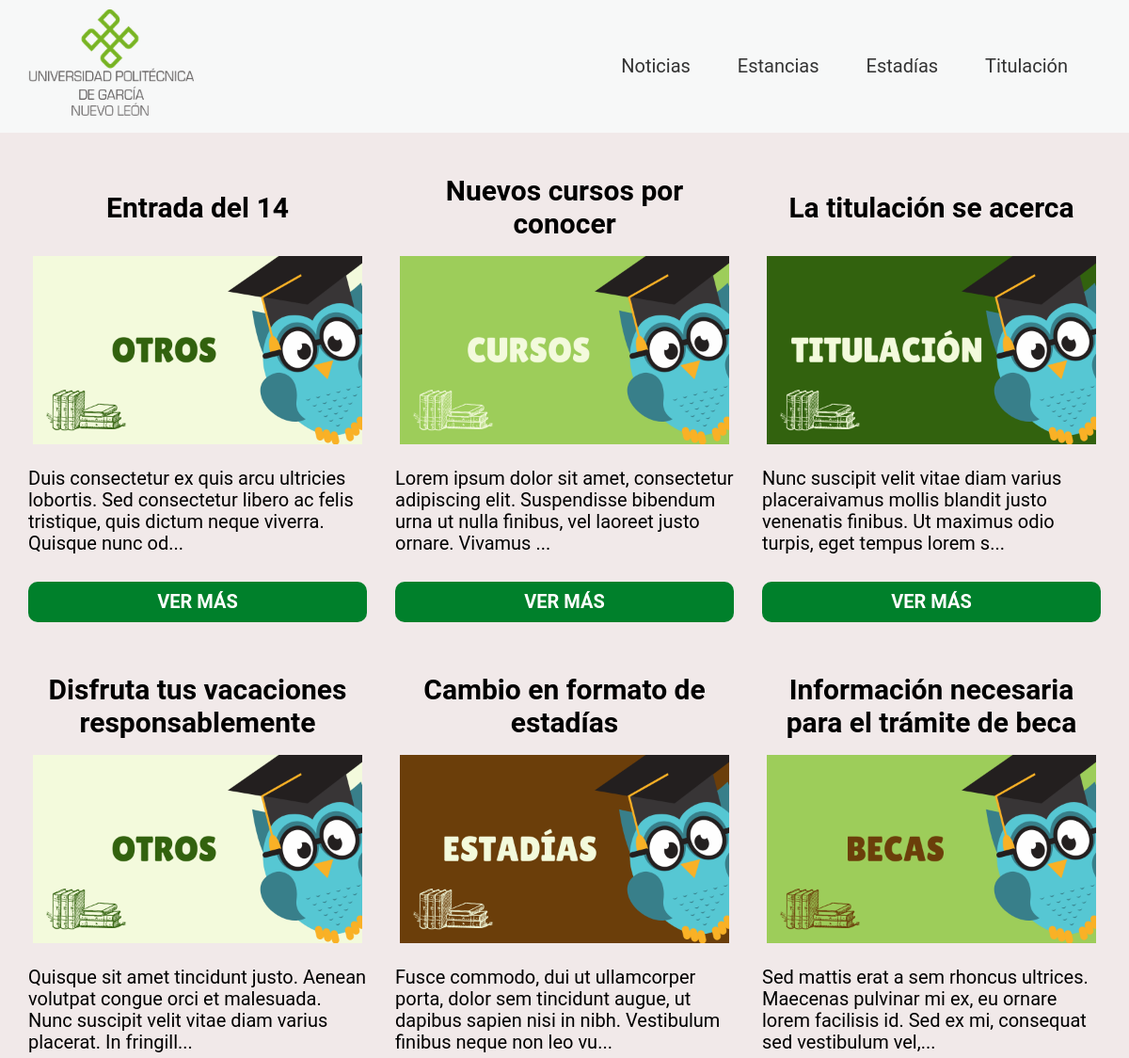
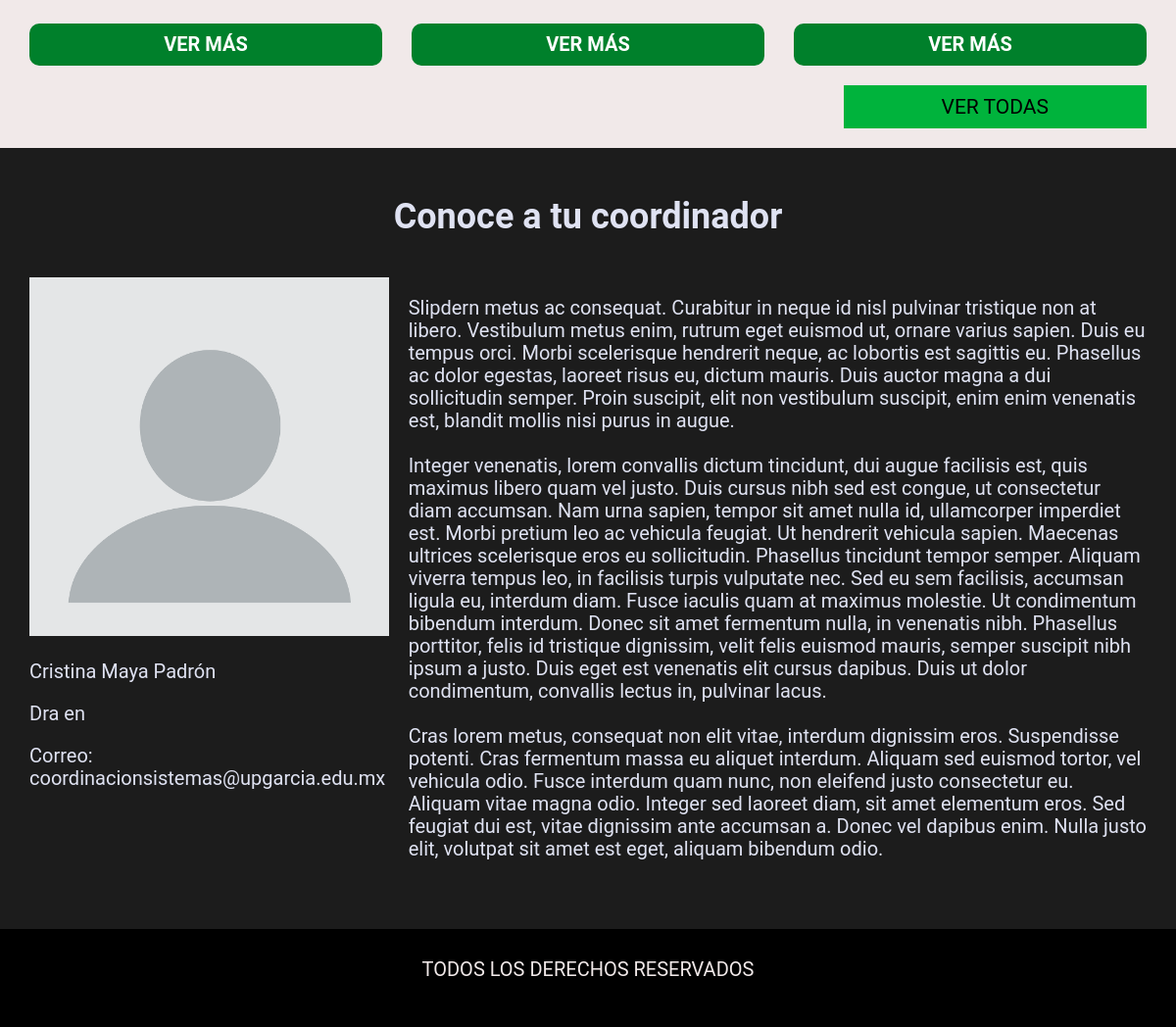
/portalCoordinadoresUPG/principal.php?carrera=sistemas, run on the app's committed database (2 pictures, top to bottom).
### tables this page shows
CREATE TABLE `entradas` (
  `id` int(11) NOT NULL AUTO_INCREMENT,
  `carrera` varchar(60) DEFAULT NULL,
  `titulo` varchar(100) DEFAULT NULL,
  `texto` longtext,
  `imagen` varchar(200) DEFAULT NULL,
  `fecha` date DEFAULT NULL,
  `filtro` varchar(45) DEFAULT NULL,
  PRIMARY KEY (`id`)
);

CREATE TABLE `perfiles` (
  `id` int(1) DEFAULT NULL,
  `nombre` varchar(80) DEFAULT NULL,
  `formacion` varchar(255) DEFAULT NULL,
  `correo` varchar(255) DEFAULT NULL,
  `imagen` varchar(200) DEFAULT NULL,
  `descripcion` longtext,
  `carrera` varchar(20) DEFAULT NULL
);

### portalCoordinadoresUPG/includes/templates/entradas.php (the view, shortened to what this page needs)
<?php
    $carrera = $_GET['carrera'];
    $db = conectarDB();
    $query = "SELECT * FROM entradas WHERE carrera = '${carrera}' ORDER BY id DESC LIMIT ${limite};";
    $resultado = mysqli_query($db, $query);
?>
    <?php while($entrada = mysqli_fetch_assoc($resultado)): ?>
        <article class="entrada">
            <h3 class="titulo-entrada"><?php echo $entrada['titulo']; ?></h3>
            <div class="imagen-responsiva">
            <?php if($entrada['imagen']) : ?>
                <a href="entrada.php?id=<?php echo $entrada['id'] . '&carrera=' . $carrera;?>">
                    <img class="imagen-entrada" src="<?php echo "imagenes/" . $entrada['imagen']; ?>"  alt="Imagen Entrada">
                </a>
            <?php endif ?>
            </div>
            <?php $puntos = strlen($entrada['texto']) > 120 ? '...' : '';?>
            <p class="texto-entrada"><?php echo substr($entrada['texto'],0,$caracteres) . $puntos;?></p>
            <button class="btn btn-vermas"><a href="entrada.php?id=<?php echo $entrada['id'] . '&carrera=' . $carrera;?>">Ver Más</a></button>
        </article>
    <?php endwhile; ?>

### portalCoordinadoresUPG/principal.php (shortened to what this page needs)
<?php
    $carrera = $_GET['carrera'];
?>
<!DOCTYPE html>
<html lang="es">
<head>
    <link rel="stylesheet" href="build/css/app.css">
</head>
<body>
    <?php require 'includes/templates/header.php';?>
    <section class="seccion-entradas">
        <div class="contenedor contenido-entradas">
            <?php
                $limite = 6;
                $caracteres = 135;
                include 'includes/templates/entradas.php';
            ?>
        </div>
        <div class="contenedor btn-final">
            <button class="btn btn-noticias"><a href="noticias.php?carrera=<?php echo $carrera;?>">Ver Todas</a></button>
        </div>
    </section>
    <section class="seccion-perfil">
        <?php include 'includes/templates/perfil.php'; ?>
    </section>
    <footer class="footer">
        <p class="derechos">TODOS LOS DERECHOS RESERVADOS</p>
        <a class="acceso" href="login.php?carrera=<?php echo $carrera;?>">Administrador</a>
    </footer>
</body>
</html>

### portalCoordinadoresUPG/includes/templates/header.php (shortened to what this page needs)
<header class="header">
        <div class="contenedor contenido-header">
            <div class="celular">
                <a href="principal.php?carrera=<?php echo $carrera; ?>"><img src="build/img/LogoUPG.png" alt="LogoUPG"></a>
            </div>
            <nav class="nav">
                <ul class="lista">
                    <li class="links">
                        <a href="<?php echo 'noticias.php?carrera=' . $carrera;?>">Noticias</a>
                    </li>
                    <li class="links">
                        <a href="<?php echo 'seccion.php?carrera=' . $carrera . '&seccion=estancias';?>">Estancias</a>
                    </li>
                    <li class="links">
                        <a href="<?php echo 'seccion.php?carrera=' . $carrera . '&seccion=estadias';?>">Estadías</a>
                    </li>
                    <li class="links">
                        <a href="<?php echo 'seccion.php?carrera=' . $carrera . '&seccion=titulacion';?>">Titulación</a>
                    </li>
                </ul>
            </nav>
        </div>
    </header>

### portalCoordinadoresUPG/includes/templates/perfil.php
<?php
    $carrera = $_GET['carrera'];
    $query = "SELECT * FROM perfiles WHERE carrera = '${carrera}';";
    $resultado = mysqli_query($db, $query);
    $perfil = mysqli_fetch_assoc($resultado);
?>
<div class="contenedor">
    <h2 class="perfil titulo-perfil">Conoce a tu coordinador</h2>
    <div class="contenido-perfil">
        <div>
            <img class="perfil imagen-perfil" src="<?php echo "imagenes/" . $perfil['imagen']; ?>"  alt="Imagen Entrada">
            <p class="perfil nombre-perfil"><?php echo $perfil['nombre']; ?></p>
            <p class="perfil formacion-perfil"><?php echo $perfil['formacion']; ?></p>
            <p class="perfil contacto-perfil"><span>Correo:</span> <?php echo $perfil['correo']; ?></p>
        </div>
        <p class="perfil descripcion-perfil"><?php echo str_replace("\n", "<br>", $perfil['descripcion']); ?></p>
    </div>
</div>

### portalCoordinadoresUPG/build/css/app.css (style rules this page uses)
html { line-height: 1.15; -webkit-text-size-adjust: 100%; }
body { margin: 0; }
a { background-color: transparent; }
img { border-style: none; }
button, input, optgroup, select, textarea { font-family: inherit; font-size: 100%; line-height: 1.15; margin: 0; }
button, input { overflow: visible; }
button, select { text-transform: none; }
button, [type=button], [type=reset], [type=submit] { -webkit-appearance: button; }
html { font-size: 62.5%; box-sizing: border-box; scroll-behavior: smooth; }
*, *:before, *:after { box-sizing: inherit; }
body { font-family: "Roboto", sans-serif; font-size: 1.6rem; }
p { font-size: 2rem; color: #000; }
.contenedor { max-width: 120rem; width: 95%; margin: 0 auto; }
a { text-decoration: none; }
img { max-width: 100%; }
h1, h2, h3 { margin: 0; }
h2 { font-size: 3.6rem; text-align: center; }
h3 { font-size: 3rem; text-align: center; }
.btn { padding: 1rem 3rem; text-align: center; border: none; text-transform: uppercase; }
.celular { display: flex; justify-content: space-between; align-items: center; }
.celular img { max-width: 12rem; padding: 1rem 0; }
@media (min-width: 768px) { .celular img { max-width: 18rem; } }
.nav { display: none; }
@media (min-width: 768px) { .nav { display: block; } }
.nav .lista { display: flex; list-style: none; flex-direction: column; align-items: center; }
@media (min-width: 768px) { .nav .lista { flex-direction: row; justify-content: space-evenly; margin: 0; padding: 0; } }
.nav .links { padding: 2rem; }
@media (min-width: 768px) { .nav .links { margin-right: 2rem; padding: 0; } }
.nav .links a { font-size: 2rem; color: #333; line-height: 3rem; padding: 1rem 1.5rem; }
.header { background-color: #f7f8f8; }
@media (min-width: 768px) { .contenido-header { display: flex; align-items: center; justify-content: space-between; } }
.seccion-entradas { background-color: #f1e9e9; padding: 2rem 0; }
@media (min-width: 480px) { .contenido-entradas { display: grid; gap: 3rem; grid-auto-flow: dense; grid-template-columns: repeat(auto-fill, minmax(30rem, 1fr)); } }
.contenido-entradas .entrada { padding-top: 1rem; filter: brightness(100%); animation: escalar 1s infinite alternate; height: 50rem; display: flex; flex-direction: column; justify-content: space-between; align-items: center; }
.contenido-entradas .entrada .imagen-entrada { height: 20rem; width: 100%; object-fit: cover; }
.contenido-entradas .titulo-entrada { width: 100%; display: flex; flex-direction: column; align-items: center; justify-content: center; min-height: 10rem; }
.contenido-entradas .texto-entrada { height: 10rem; }
.btn-vermas { background-color: #00802b; color: #FFF; font-weight: 700; width: 100%; font-size: 2rem; border-radius: 1rem; transform: translateX(0); }
.btn-vermas:before { content: ""; position: absolute; width: 70%; left: 15%; top: 100%; height: 1rem; background-image: radial-gradient(ellipse, rgba(0, 0, 0, 0.35) 0%, rgba(0, 0, 0, 0) 80%); transition: 0.4s; opacity: 0; }
.btn-vermas a { color: #FFF; padding: 1rem 7rem; }
.btn-noticias { margin-top: 1rem; background-color: #00b33c; }
.btn-noticias a { color: #000; font-size: 2.1rem; padding: 1rem 7rem; }
.btn-final { margin-top: 1rem; display: flex; justify-content: flex-end; position: inherit; }
.seccion-perfil { padding: 5rem 0; background-color: #1c1c1c; }
@media (min-width: 768px) { .contenido-perfil { display: grid; gap: 2rem; grid-template-columns: repeat(3, 1fr); } }
@media (min-width: 768px) { .contenido-perfil .descripcion-perfil { grid-column: 2/4; } }
.titulo-perfil { padding-bottom: 4rem; }
.perfil { color: #DFE2F2; }
.footer { background-color: #000; height: 10rem; padding-bottom: 0; padding-top: 0; margin-top: -2rem; }
.footer .derechos { color: #f1e9e9; text-align: center; padding-top: 3rem; }
.acceso { color: #000; }

### data on the page
entradas: titulo "Entrada del 14", imagen (picture), texto "Duis consectetur ex quis arcu ultricies lobortis. Sed consectetur libero ac felis tristique, quis dictum neque viverra. Quisque nunc od", texto "..."
entradas: titulo "Nuevos cursos por conocer", imagen (picture), texto "Lorem ipsum dolor sit amet, consectetur adipiscing elit. Suspendisse bibendum urna ut nulla finibus, vel laoreet justo ornare. Vivamus", texto "..."
entradas: titulo "La titulación se acerca", imagen (picture), texto "Nunc suscipit velit vitae diam varius placeraivamus mollis blandit justo venenatis finibus. Ut maximus odio turpis, eget tempus lorem s", texto "..."
entradas: titulo "Disfruta tus vacaciones responsablemente", imagen (picture), texto "Quisque sit amet tincidunt justo. Aenean volutpat congue orci et malesuada. Nunc suscipit velit vitae diam varius placerat. In fringill", texto "..."
entradas: titulo "Cambio en formato de estadías", imagen (picture), texto "Fusce commodo, dui ut ullamcorper porta, dolor sem tincidunt augue, ut dapibus sapien nisi in nibh. Vestibulum finibus neque non leo vu", texto "..."
entradas: titulo "Información necesaria para el trámite de beca", imagen (picture), texto "Sed mattis erat a sem rhoncus ultrices. Maecenas pulvinar mi ex, eu ornare lorem facilisis id. Sed ex mi, consequat sed vestibulum vel,", texto "..."
perfiles: imagen (picture), nombre "Cristina Maya Padrón", formacion "Dra en", correo "coordinacionsistemas@upgarcia.edu.mx", descripcion "Slipdern metus ac consequat. Curabitur in neque id nisl pulvinar tristique non at libero. Vestibulum metus enim, rutrum eget euismod ut, ornare varius sapien. Duis eu tempus orci. Morbi scelerisque hendrerit neque, ac lobortis est sagittis eu. Phasellus ac dolor egestas, laoreet risus eu, dictum mauris. Duis auctor magna a dui sollicitudin semper. Proin suscipit, elit non vestibulum suscipit, enim enim venenatis est, blandit mollis nisi purus in augue. Integer venenatis, lorem convallis dictum tincidunt, dui augue facilisis est, quis maximus libero quam vel justo. Duis cursus nibh sed est congue, ut consectetur diam accumsan. Nam urna sapien, tempor sit amet nulla id, ullamcorper imperdiet…"
